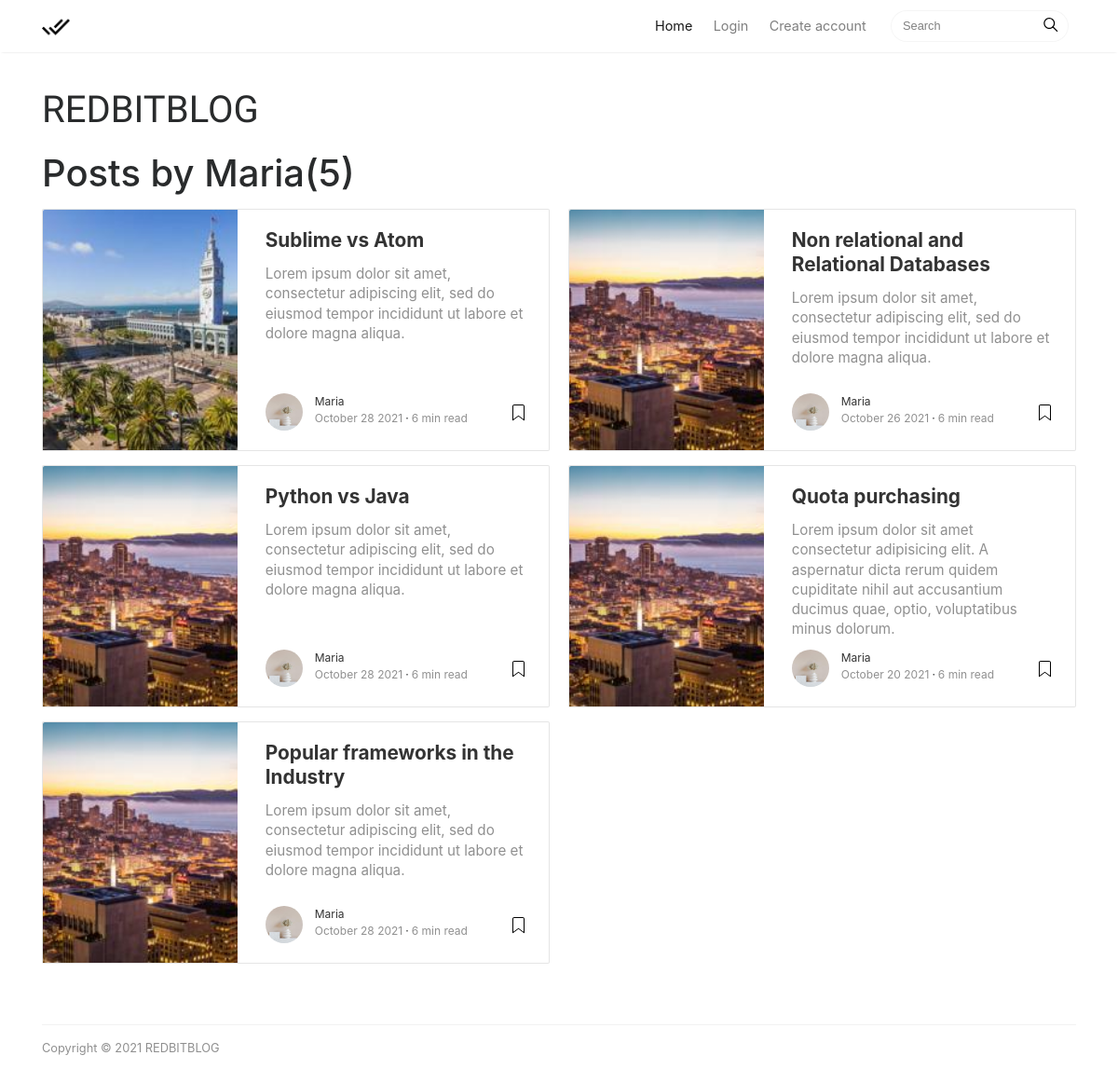
Page /user/Maria on the earlier database version.
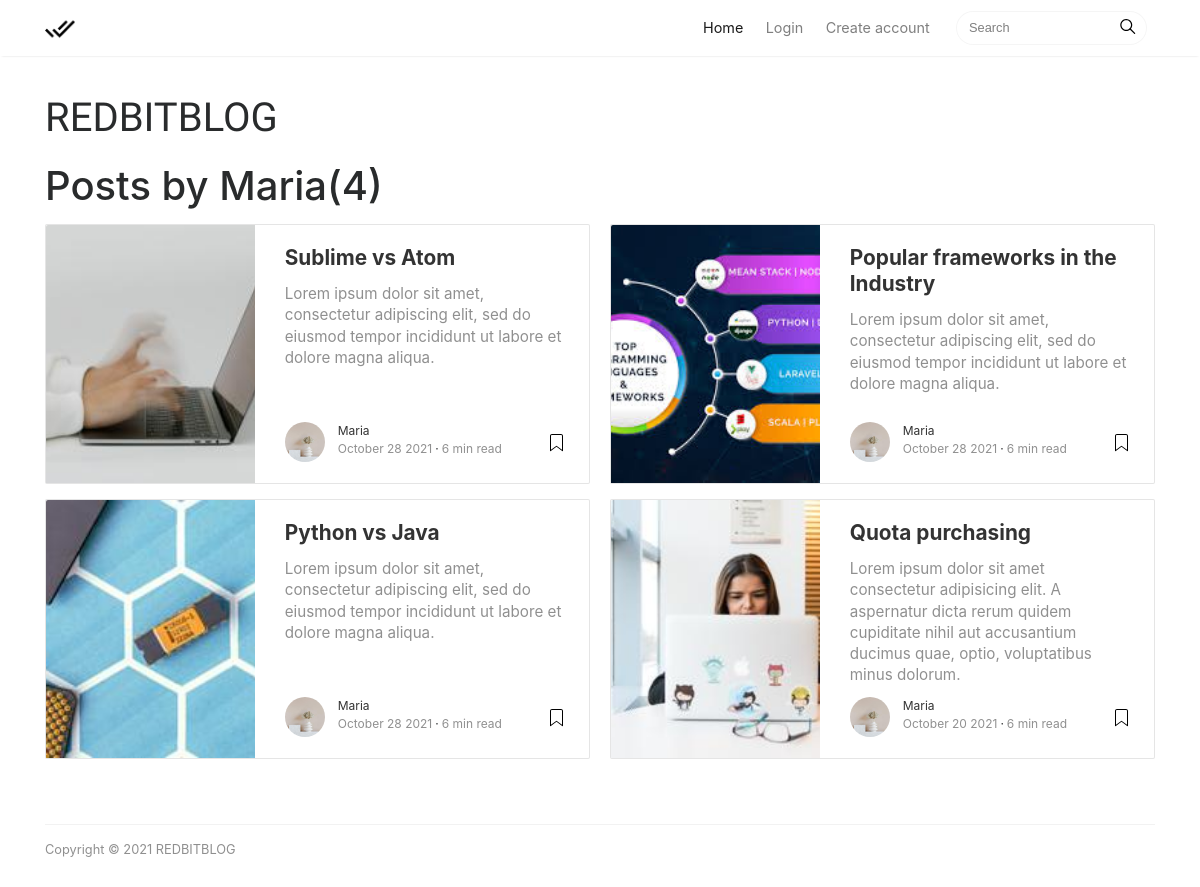
Same page on the later database version.
### blog/models.py (models this page shows, shortened)
class Post(models.Model):
    title = models.CharField(max_length=100)
    picture = models.ImageField(
        default='default-img.jpg', upload_to='profile_pics')
    overview = models.CharField(max_length=100, null=True)
    content = models.TextField()
    date = models.DateTimeField(default=timezone.now)
    author = models.ForeignKey(
        User, on_delete=models.CASCADE)

### users/models.py (models this page shows, shortened)
class Profile(models.Model):
    user = models.OneToOneField(User, on_delete=models.CASCADE)
    image = models.ImageField(default='default.jpg', upload_to='profile_pics')

### blog/views.py (the view)
class UserPostListView(ListView):
    model = Post
    template_name = 'blog/user_posts.html'  # <app>/<model>_<viewtype>.html
    context_object_name = 'posts'
    ordering = ['-date']
    paginate_by = 5
    def get_queryset(self):
        user = get_object_or_404(User, username=self.kwargs.get('username'))
        return Post.objects.filter(author=user).order_by('-date')

### blog/templates/blog/user_posts.html (shortened to what this page needs)
{%extends 'blog/base.html'%}
{%block content%}
    <h1 class= "mb-3">Posts by {{view.kwargs.username}}({{page_obj.paginator.count}})</h1>
    <div class="card-columns listfeaturedtag">
        {%for post in posts%}
        <div class="card">
            <div class="row">
                <div class="col-md-5 wrapthumbnail">
                    <a href="{%url 'post-detail' post.id%}">
                        <div class="thumbnail" style="background-image:url({{post.picture.url}});">
                        </div>
                    </a>
                </div>
                <div class="col-md-7">
                    <div class="card-block">
                        <h2 class="card-title"><a href="{%url 'post-detail' post.id%}">{{post.title}}</a></h2>
                        <h4 class="card-text">{{post.content}}</h4>
                        <div class="metafooter">
                            <div class="wrapfooter">
                                <span class="meta-footer-thumb">
                                    <a href="{%url 'user-posts' post.author.username%}"><img class="author-thumb"
                                            src="{{post.author.profile.image.url}}" alt="{{post.author}}"></a>
                                </span>
                                <span class="author-meta">
                                    <span class="post-name"><a
                                            href="{%url 'user-posts' post.author.username%}">{{post.author}}</a></span><br />
                                    <span class="post-date">{{post.date|date:'F d Y'}}</span><span class="dot"></span><span
                                        class="post-read">6 min read</span>
                                </span>
                                <span class="post-read-more"><a href="{%url 'user-posts' post.author.username%}"
                                        title="Read Story"></a></span>
                            </div>
                        </div>
                    </div>
                </div>
            </div>
        </div>
        {%endfor%}
    </div>
{%endblock content%}

### blog/templates/blog/base.html (shortened to what this page needs)
{%load static%}
<!DOCTYPE html>
<html lang="en">
<head>
<link href="{% static 'blog/bootstrap.min.css'%}" rel="stylesheet">
<link href="https://maxcdn.bootstrapcdn.com/font-awesome/4.7.0/css/font-awesome.min.css" rel="stylesheet">
<link href="{% static 'blog/mediumish.css'%}" rel="stylesheet">
</head>
<body>
<nav class="navbar navbar-toggleable-md navbar-light bg-white fixed-top mediumnavigation">
<div class="container">
	<a class="navbar-brand" href="{%url 'blog-home'%}">
	<img src="{{'/media/12.png'}}">
	</a>
	<div class="collapse navbar-collapse" id="navbarsExampleDefault">
		<ul class="navbar-nav ml-auto">
			{%if user.is_authenticated%}
			<li class="nav-item active">
			<a class="nav-link" href="{% url 'blog-home'%}">Home<span class="sr-only">(current)</span></a>
			</li>
			<li class="nav-item">
				<a class="nav-link" href="{% url 'post-create'%}">Create post<span class="sr-only">(current)</span></a>
			</li>
			<li class="nav-item">
			<a class="nav-link" href="{% url 'profile'%}">Profile</a>
			</li>
			<li class="nav-item">
			<a class="nav-link" href="{%url 'logout'%}">Logout</a>
			</li>
			{%else%}
			<li class="nav-item active">
				<a class="nav-link" href="{% url 'blog-home'%}">Home<span class="sr-only">(current)</span></a>
			</li>
			<li class="nav-item">
				<a class="nav-link" href="{% url 'login'%}">Login</a>
			</li>
			<li class="nav-item">
				<a class="nav-link" href="{%url 'register'%}">Create account</a>
			</li>
			{%endif%}
		</ul>
		<form class="form-inline my-2 my-lg-0">
			<input class="form-control mr-sm-2" type="text" placeholder="Search">
			<span class="search-icon"><svg class="svgIcon-use" width="25" height="25" viewbox="0 0 25 25"><path d="M20.067 18.933l-4.157-4.157a6 6 0 1 0-.884.884l4.157 4.157a.624.624 0 1 0 .884-.884zM6.5 11c0-2.62 2.13-4.75 4.75-4.75S16 8.38 16 11s-2.13 4.75-4.75 4.75S6.5 13.62 6.5 11z"></path></svg></span>
		</form>
	</div>
</div>
</nav>
    <div class="container">
        <div class="mainheading">
            <h1 class="sitetitle">REDBITBLOG</h1>
        </div>
	{%block content%} {%endblock content%}
	<div class="footer">
		<p class="pull-left">
			 Copyright &copy; 2021 REDBITBLOG
		</p>
		<div class="clearfix">
		</div>
	</div>
</div>
</body>
</html>

### blog/static/blog/mediumish.css (style rules this page uses)
body { padding-top:5rem; }
.mainheading { padding:1rem 0rem; }
a { color:#00ab6b; }
a,a:hover { transition:all 0.2s; }
.mediumnavigation { background:rgba(255,255,255,.97); box-shadow:0 2px 2px -2px rgba(0,0,0,.15); }
@media (min-width:576px) { .card-columns.listfeaturedtag { -webkit-column-count:2; -moz-column-count:2; column-count:2; } }
@media (min-width:992px) { .navbar-toggleable-md .navbar-nav .nav-link { padding-right:.7rem; padding-left:.7rem; } }
.card-columns .card { margin-bottom:20px; }
.listfeaturedtag .wrapthumbnail { height:258px; flex:0 0 auto; }
.listfeaturedtag .card { border:1px solid rgba(0,0,0,.1); border-radius:2px; height:260px; padding-left:0; margin-bottom:15px; }
.listfeaturedtag .thumbnail { background-size:cover; height:100%; display:block; background-position:38% 22% !important; background-origin:border-box!important; border-top-left-radius:2px; }
.listfeaturedtag .card-block { padding-left:0; }
.listfeaturedtag h2.card-title,.listrecent h2.card-title { font-size:1.3rem; font-weight:700; line-height: 1.25; }
.listfeaturedtag h2.card-title a,.listrecent h2.card-title a { color:rgba(0,0,0,.8); }
.listfeaturedtag h4.card-text,.listrecent h4.card-text { color:rgba(0,0,0,.44); font-size:0.95rem; line-height:1.4; font-weight:400; }
.listfeaturedtag .wrapfooter { position:absolute; bottom:20px; font-size:12px; display:block; width:85%; }
.author-thumb { width:40px; height:40px; float:left; margin-right:13px; border-radius:100%; }
.author-meta { flex:1 1 auto; white-space:nowrap!important; text-overflow:ellipsis!important; overflow:hidden!important; }
span.post-name,span.post-date,span.author-meta { display:inline-block; }
span.post-date,span.post-read { color:rgba(0,0,0,.44); }
span.post-read-more { align-items:center; display:inline-block; float:right; margin-top:8px; }
span.post-read-more a { color:rgba(0,0,0,.44); }
span.post-name a,span.post-read-more a:hover { color:rgba(0,0,0,.8); }
.dot:after { content:"·"; margin-left:3px; margin-right:3px; }
.mediumnavigation .form-control { font-size:0.8rem; border-radius:30px; overflow:hidden; border:1px solid rgba(0,0,0,0.04); }
.mediumnavigation .form-inline { margin-left:15px; }
.mediumnavigation .navbar-brand { font-weight:500; }
.mediumnavigation .nav-item,.dropdown-menu { font-size:0.9rem; }
.mediumnavigation .search-icon { margin-left:-40px; display:inline-block; margin-top:3px; cursor:pointer; }
.mediumnavigation .navbar-brand img { max-height:30px; margin-right:5px; }
.mainheading h1.sitetitle { font-family:Righteous; }
.footer { border-top:1px solid rgba(0,0,0,.05)!important; padding-top:15px; padding-bottom:12px; font-size:0.8rem; color:rgba(0,0,0,.44); margin-top:50px; }
.card { border-radius:4px; }

Differences in the rows shown:
removed Post: picture (placeholder picture), title "Non relational and Relational Databases", content "Lorem ipsum dolor sit amet, consectetur adipiscing elit, sed do eiusmod tempor incididunt ut labore et dolore magna aliqua.", author.profile.image (picture), author "Maria", date "October 26 2021"
changed Post "Sublime vs Atom": picture: a different picture
changed Post "Python vs Java": picture: picture added in place of a placeholder
changed Post "Popular frameworks in the Industry": picture: picture added in place of a placeholder
changed Post "Quota purchasing": picture: picture added in place of a placeholder
Other differences:
{{ page_obj.paginator.count }}: "5" → "4"
